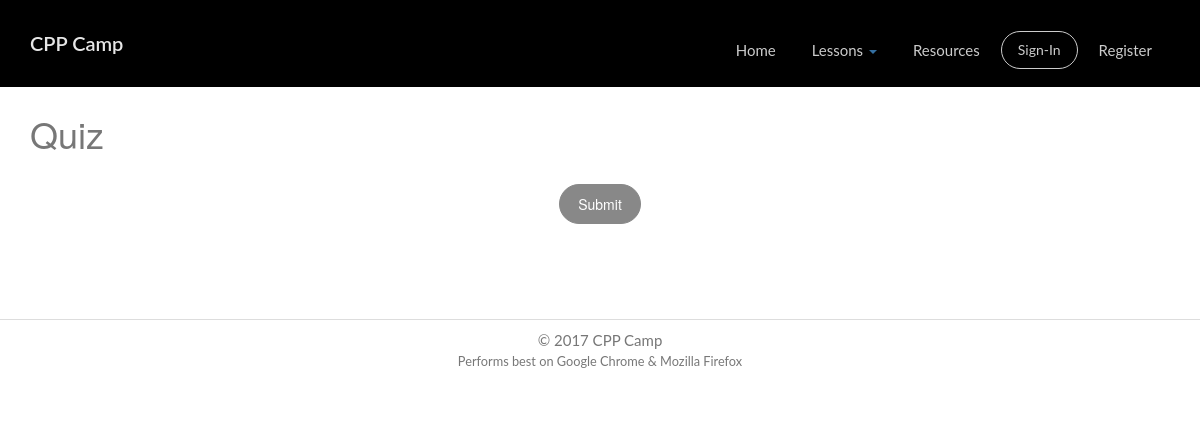
The page /lessons/quiz/3/ on the database as committed earlier.
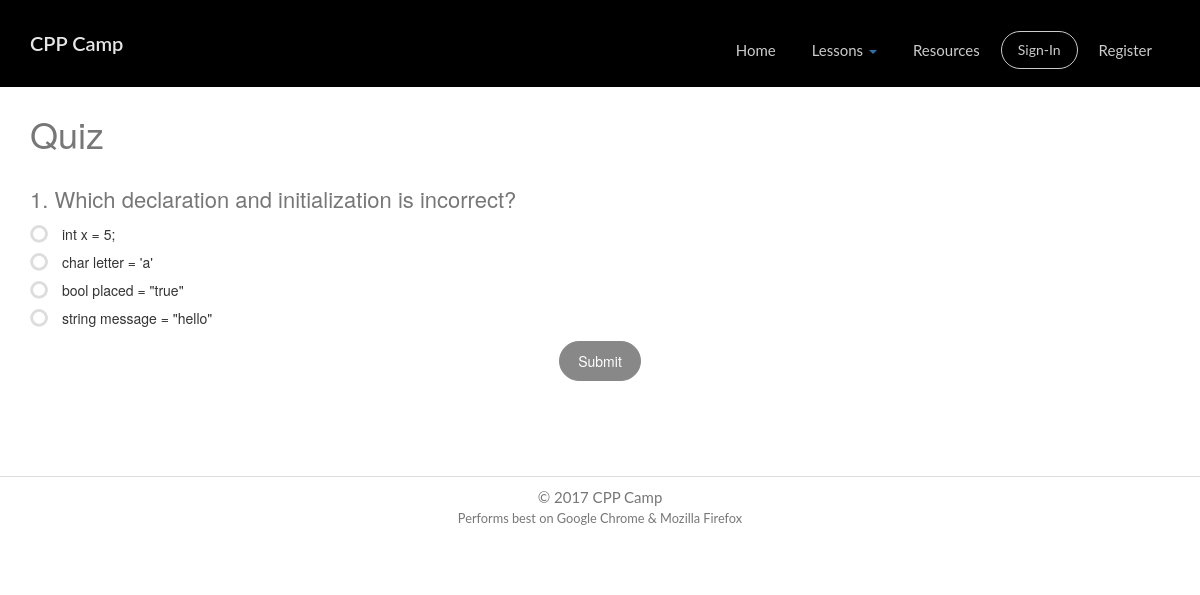
The same page on the database as committed later.
### lessons/models.py (models this page shows, shortened)
class Quiz(models.Model):
    question_text = models.TextField()
    pub_date = models.DateTimeField('date published')
    lesson_num = models.IntegerField()
    lesson = models.ForeignKey(Lesson, on_delete=models.CASCADE)
    answer = models.TextField()
    score = models.IntegerField()
    def was_published_recently(self):
        now = timezone.now()
        return now - datetime.timedelta(days=1) <= self.pub_date <= now
    was_published_recently.admin_order_field = 'pub_date'
    was_published_recently.boolean = True
    was_published_recently.short_description = 'Published recently?'

class Choice2(models.Model):
    question = models.ForeignKey(Quiz, on_delete=models.CASCADE)
    choice_text = models.TextField()
    answer = models.BooleanField()

### lessons/views.py (the view)
# urls.py: url(r'^quiz/(?P<pk>[0-9]+)/$', views.QuizDetail.as_view(), name='detailss'),
class QuizDetail(generic.DetailView):
    model = Lesson
    template_name = 'lessons/quiz/quiz.html'
    def get_queryset(self):
        return Lesson.objects.order_by('lesson_id')

### lessons/templates/lessons/quiz/quiz.html (shortened to what this page needs)
{% extends "base.html" %}
{% block content %}<BR><BR>
<body><div class="wrapper">
  <div class="section section-description">
         <div class="container">
             <h2 class="section-title">Quiz</h2>
  <h4 class="text-left"><form id="quiz">
{% for quiz in lesson.quiz_set.all %} {% autoescape off %}{{quiz.lesson_num}}. {{ quiz.question_text }} {% endautoescape %}
<BR> {% for choice2 in quiz.choice2_set.all %} {% if choice2.answer %}
  <label class="radio">
    <span class="icons">
    <span class="first-icon fa fa-circle-o"></span>
  </span>
{% autoescape off %}{{ choice2.choice_text }}{% endautoescape %}
</label> {% else %}
<label class="radio">
  <span class="icons">
  <span class="first-icon fa fa-circle-o"></span>
</span>
{% autoescape off %}{{ choice2.choice_text }}{% endautoescape %}
</label> {% endif %}
{% endfor %}
{% endfor %}
  <div class="col-sm-offset-6" style="display:table;margin: 0 auto;">
    <input type="button" class="btn btn-block btn-round btn-fill btn-default" id="submit" value="Submit">
  </div>
  </h4>
</div>
{% endblock %}

Rows that differ between the two databases and show on the page:
added Quiz: lesson_num "1", question_text "Which declaration and initialization is incorrect?"
added Choice2: choice_text "int x = 5;"
added Choice2: choice_text "char letter = 'a'"
added Choice2: choice_text "bool placed = \"true\""
added Choice2: choice_text "string message = \"hello\""
